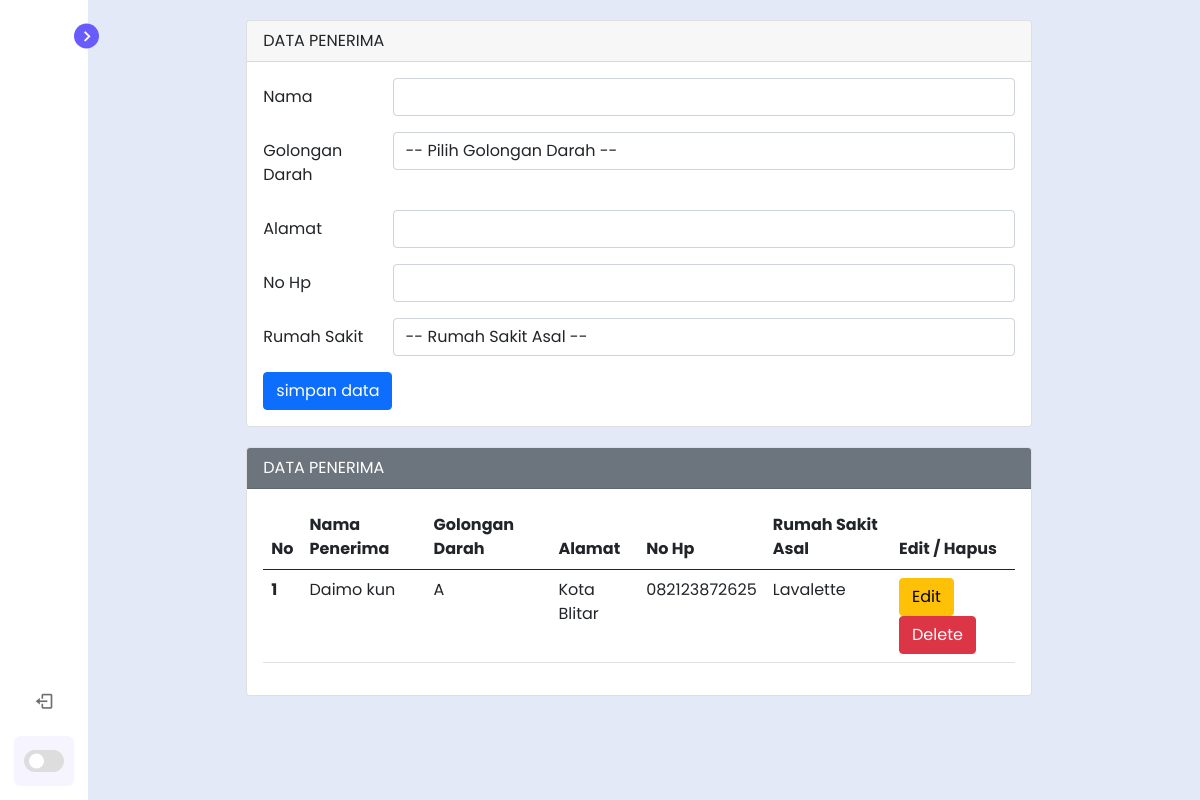
/backend/tabel/penerima.php, run on the app's committed database.
### tables this page shows
CREATE TABLE `penerima` (
  `id` int(11) NOT NULL,
  `nama_penerima` varchar(50) NOT NULL,
  `golongan_darah` varchar(5) NOT NULL,
  `alamat` varchar(100) NOT NULL,
  `no_hp` varchar(20) NOT NULL,
  `rumah_sakit` varchar(50) NOT NULL
);

### backend/tabel/penerima.php (the view, shortened to what this page needs)
<?php
$host       = "localhost";
$user       = "root";
$pass       = "";
$db         = "donor";
$koneksi    = mysqli_connect($host, $user, $pass, $db);
$nama_penerima      = "";
$alamat             = "";
$no_hp              = "";
?>
<!DOCTYPE html>
<html lang="en">
<head>
    <link href='https://unpkg.com/boxicons@2.1.1/css/boxicons.min.css' rel='stylesheet'>
    <link href="https://cdn.jsdelivr.net/npm/bootstrap@5.0.2/dist/css/bootstrap.min.css" rel="stylesheet">
    <link rel="stylesheet" href="../assets/css/style.css">
</head>
<body>
    <nav class="sidebar close">
        <header>
            <div class="image-text">
            </div>
            <i class='bx bx-chevron-right toggle'></i>
        </header>
        <div class="menu-bar">
            <div class="menu">
                <ul class="menu-links">
                    <li class="nav-link">
                        <a href="pendonor.php">
                            <i class='bx bx-home-alt icon' ></i>
                        </a>
                    </li>
                </ul>
                <ul class="menu-links">
                    <li class="nav-link">
                        <a href="dokter.php">
                            <i class='bx bx-home-alt icon' ></i>
                        </a>
                    </li>
                </ul>
                <ul class="menu-links">
                    <li class="nav-link">
                        <a href="posko_donor.php">
                            <i class='bx bx-home-alt icon' ></i>
                        </a>
                    </li>
                </ul>
                <ul class="menu-links">
                    <li class="nav-link">
                        <a href="riwayat_darah_masuk.php">
                            <i class='bx bx-home-alt icon' ></i>
                        </a>
                    </li>
                </ul>
                <ul class="menu-links">
                    <li class="nav-link">
                        <a href="rumah_sakit.php">
                            <i class='bx bx-home-alt icon' ></i>
                        </a>
                    </li>
                </ul>
                <ul class="menu-links">
                    <li class="nav-link">
                        <a href="riwayat_darah_keluar.php">
                            <i class='bx bx-home-alt icon' ></i>
                        </a>
                    </li>
                </ul>
                <ul class="menu-links">
                    <li class="nav-link">
                        <a href="penerima.php">
                            <i class='bx bx-home-alt icon' ></i>
                        </a>
                    </li>
                </ul>
            </div>
            <div class="bottom-content">
                <li class="">
                    <a href="../login/login.html">
                        <i class='bx bx-log-out icon' ></i>
                    </a>
                </li>
                <li class="mode">
                    <div class="toggle-switch">
                        <span class="switch"></span>
                    </div>
                </li>
            </div>
        </div>
    </nav>
    <section class="home">
        <div class = "mx-auto">
            <div class = "card">
                <div class = "card-header">
                    DATA PENERIMA
                </div>
                <div class = "card-body">
                    <form action="" method="POST">
                        <div class="mb-3 row">
                            <label for="nama_penerima" class="col-sm-2 col-form-label">Nama</label>
                            <div class="col-sm-10">
                                <input type="text" class="form-control" id="nama_penerima" name="nama_penerima" value="<?php echo $nama_penerima ?>">
                            </div>
                        </div>
                        <div class="mb-3 row">
                            <label for="golongan_darah" class="col-sm-2 col-form-label">Golongan Darah</label>
                            <div class="col-sm-10">
                                <select class="form-control" name="golongan_darah" id="golongan_darah">
                                    <option value="">-- Pilih Golongan Darah --</option>
                                </select>
                            </div>
                        </div>
                        <div class="mb-3 row">
                            <label for="alamat" class="col-sm-2 col-form-label">Alamat</label>
                            <div class="col-sm-10">
                                <input type="text" class="form-control" id="alamat" name="alamat" value="<?php echo $alamat ?>">
                            </div>
                        </div>
                        <div class="mb-3 row">
                            <label for="no_hp" class="col-sm-2 col-form-label">No Hp</label>
                            <div class="col-sm-10">
                                <input type="text" class="form-control" id="no_hp" name="no_hp" value="<?php echo $no_hp ?>">
                            </div>
                        </div>
                        <div class="mb-3 row">
                            <label for="rumah_sakit" class="col-sm-2 col-form-label">Rumah Sakit</label>
                            <div class="col-sm-10">
                                <select class="form-control" name="rumah_sakit" id="rumah_sakit">
                                    <option value="">-- Rumah Sakit Asal --</option>
                                </select>
                            </div>
                        </div>
                        <div class="col-12">
                            <input type="submit" name="simpan" value="simpan data" class="btn btn-primary">
                        </div>
                    </form>
                </div>
            </div>
            <div class = "card">
                <div class = "card-header text-white bg-secondary">
                    DATA PENERIMA
                </div>
                <div class = "card-body">
                    <form action="" method="POST">
                        <table class="table">
                            <thead>
                                <tr>
                                    <th scope="col">No</th>
                                    <th scope="col">Nama Penerima</th>
                                    <th scope="col">Golongan Darah</th>
                                    <th scope="col">Alamat</th>
                                    <th scope="col">No Hp</th>
                                    <th scope="col">Rumah Sakit Asal</th>
                                    <th scope="col">Edit / Hapus</th>
                                </tr>
                            </thead>
                            <tbody>
                                    <?php
                                    $sql2   = "select * from penerima order by nama_penerima asc";
                                    $q2     = mysqli_query($koneksi, $sql2);
                                    $urut   = 1;
                                    while ($r2 = mysqli_fetch_array($q2)) {
                                        $id                 = $r2['id'];
                                        $nama_penerima      = $r2['nama_penerima'];
                                        $golongan_darah     = $r2['golongan_darah'];
                                        $alamat             = $r2['alamat'];
                                        $no_hp              = $r2['no_hp'];
                                        $rumah_sakit        = $r2['rumah_sakit'];
                                    ?>
                                    <tr>
                                        <th scope="row"><?php echo $urut++ ?></th>
                                        <td scope="row"><?php echo $nama_penerima ?></td>
                                        <td scope="row"><?php echo $golongan_darah ?></td>
                                        <td scope="row"><?php echo $alamat ?></td>
                                        <td scope="row"><?php echo $no_hp ?></td>
                                        <td scope="row"><?php echo $rumah_sakit ?></td>
                                        <td scope="row">
                                            <a href="penerima.php?op=edit&id=<?php echo $id ?>"><button type="button" class="btn btn-warning">Edit</button></a>
                                            <a href="penerima.php?op=delete&id=<?php echo $id?>" onclick="return confirm('Hapus Data ?')"><button type="button" class="btn btn-danger">Delete</button></a>
                                        </td>
                                    </tr>
                                    <?php
                                    }
                                    ?>
                            </tbody>
                        </table>
                    </form>
                </div>
            </div>
        </div>
    </section>
</body>
</html>

### backend/assets/css/style.css (style rules this page uses)
* { margin: 0; padding: 0; box-sizing: border-box; font-family: 'Poppins', sans-serif; }
:root { --body-color: #E4E9F7; --sidebar-color: #FFF; --primary-color: #695CFE; --primary-color-light: #F6F5FF; --toggle-color: #DDD; --text-color: #707070; --tran-03: all 0.2s ease; --tran-03: all 0.3s ease; --tran-04: all 0.3s ease; --tran-05: all 0.3s ease; }
body { min-height: 100vh; background-color: var(--body-color); transition: var(--tran-05); }
.sidebar { position: fixed; top: 0; left: 0; height: 100%; width: 300px; padding: 10px 14px; background: var(--sidebar-color); transition: var(--tran-05); z-index: 100; }
.sidebar.close { width: 88px; }
.sidebar li { height: 50px; list-style: none; display: flex; align-items: center; margin-top: 10px; }
.sidebar header .image, .sidebar .icon { min-width: 60px; border-radius: 6px; }
.sidebar .icon { min-width: 60px; border-radius: 6px; height: 100%; display: flex; align-items: center; justify-content: center; font-size: 20px; }
.sidebar .text, .sidebar .icon { color: var(--text-color); transition: var(--tran-03); }
.sidebar header { position: relative; }
.sidebar header .image-text { display: flex; align-items: center; }
.sidebar header .toggle { position: absolute; top: 50%; right: -25px; transform: translateY(-50%) rotate(180deg); height: 25px; width: 25px; background-color: var(--primary-color); color: var(--sidebar-color); border-radius: 50%; display: flex; align-items: center; justify-content: center; font-size: 22px; cursor: pointer; transition: var(--tran-05); }
.sidebar.close .toggle { transform: translateY(-50%) rotate(0deg); }
.sidebar .menu { margin-top: 40px; }
.sidebar li a { list-style: none; height: 100%; background-color: transparent; display: flex; align-items: center; height: 100%; width: 100%; border-radius: 6px; text-decoration: none; transition: var(--tran-03); }
.sidebar .menu-bar { height: calc(100% - 55px); display: flex; flex-direction: column; justify-content: space-between; overflow-y: scroll; }
.sidebar .menu-bar .mode { border-radius: 6px; background-color: var(--primary-color-light); position: relative; transition: var(--tran-05); }
.menu-bar .bottom-content .toggle-switch { position: absolute; right: 0; height: 100%; min-width: 60px; display: flex; align-items: center; justify-content: center; border-radius: 6px; cursor: pointer; }
.toggle-switch .switch { position: relative; height: 22px; width: 40px; border-radius: 25px; background-color: var(--toggle-color); transition: var(--tran-05); }
.switch::before { content: ''; position: absolute; height: 15px; width: 15px; border-radius: 50%; top: 50%; left: 5px; transform: translateY(-50%); background-color: var(--sidebar-color); transition: var(--tran-04); }
.home { position: absolute; top: 0; top: 0; left: 250px; height: 100vh; width: calc(100% - 250px); background-color: var(--body-color); transition: var(--tran-05); }
.sidebar.close ~ .home { left: 78px; height: 100vh; width: calc(100% - 78px); }

### backend/tabel/penerima.php (style rules this page uses)
.mx-auto { width: 70%; }
.card { margin-top: 20px; margin-bottom: 20px; }

### data on the page
penerima: nama_penerima "Daimo kun", golongan_darah "A", alamat "Kota Blitar", no_hp "082123872625", rumah_sakit "Lavalette"
